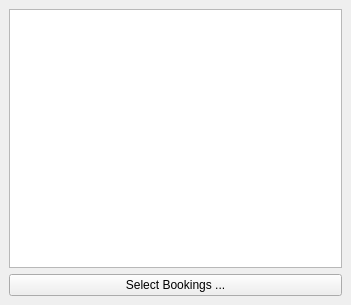
<?xml version="1.0" encoding="UTF-8"?>
<ui version="4.0">
 <class>Booking_List</class>
 <widget class="QMainWindow" name="Booking_List">
  <property name="geometry">
   <rect>
    <x>0</x>
    <y>0</y>
    <width>351</width>
    <height>305</height>
   </rect>
  </property>
  <property name="windowTitle">
   <string>Booking List</string>
  </property>
  <widget class="QWidget" name="centralwidget">
   <layout class="QVBoxLayout" name="verticalLayout">
    <item>
     <widget class="QListWidget" name="listWidget"/>
    </item>
    <item>
     <widget class="QPushButton" name="select_btn">
      <property name="text">
       <string>Select Bookings ...</string>
      </property>
     </widget>
    </item>
   </layout>
  </widget>
 </widget>
 <resources/>
 <connections/>
</ui>
